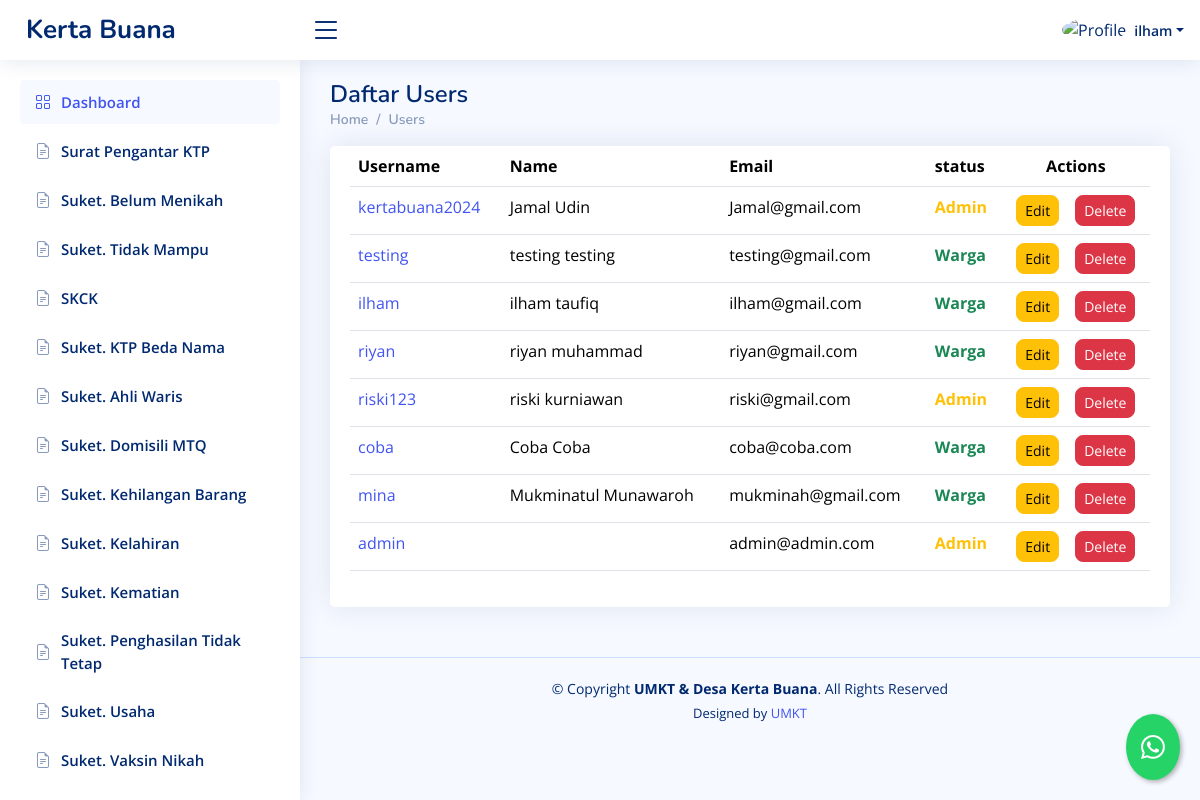
Screenshot of /dashboard/daftar-user/ (signed in) with the database file from the repository.
### dashboard/models.py (models this page shows, shortened)
class Profile(models.Model):
    user = models.OneToOneField(User, on_delete=models.CASCADE)
    nik = models.CharField(max_length=200)
    ktp = models.URLField(blank=True, null=True)

### dashboard/views.py (the view)
# urls.py: path('daftar-user/', daftaruser, name='daftar_user'),
@login_required
def daftaruser(request):
    template_name = "backend/daftaruser.html"
    profile = Profile.objects.all()
    context = {
        "profile":profile,
    }
    return render(request,template_name, context)

### templates/backend/daftaruser.html
{% extends "backend/base_ui.html" %} {% load static %} {% load custom_filters %} {% block konten %}
<div class="pagetitle">
  <h1>Daftar Users</h1>
  <nav>
    <ol class="breadcrumb">
      <li class="breadcrumb-item"><a href="{% url 'dashboard' %}">Home</a></li>
      <li class="breadcrumb-item">Users</li>
    </ol>
  </nav>
</div>
<section class="section">
  <div class="row">
    <div class="col-lg-12">
      <div class="card">
        <div class="card-body">
          <div class="table-responsive">
            <table class="table datatable">
              <thead>
                <tr>
                  <th>Username</th>
                  <th>Name</th>
                  <th>Email</th>
                  <th>status</th>
                  <th class="text-center">Actions</th>
                </tr>
              </thead>
              <tbody>
                {% for users in profile %}
                <tr>
                  <td><a href="{% url 'detail_user' users.user.id %}">{{ users.user.username }}</a></td>
                  <td>
                    {{ users.user.first_name }} {{ users.user.last_name }}
                  </td>
                  <td>{{ users.user.email }}</td>
                  {% if users.user.is_superuser %}
                  <td class="text-warning fw-bold">Admin</td>
                  {% else %}
                  <td class="text-success fw-bold">Warga</td>
                  {% endif %}
                  <td class="text-center">
                    <div
                      class="btn-group gap-3"
                      role="group"
                      aria-label="Action buttons"
                    >
                    <a
                    href="{% url 'edit_user' users.user.id %}"
                    class="text-decoration-none"
                  >
                    <button type="button" class="btn btn-warning btn-sm rounded-3">
                      Edit
                    </button>
                  </a>
                      <a
                        href="{% url 'hapus_user' users.user.id %}"
                        class="text-decoration-none"
                      >
                        <button
                          type="button"
                          class="btn btn-danger btn-sm rounded-3"
                        >
                          Delete
                        </button>
                      </a>
                    </div>
                  </td>
                </tr>
                {% endfor %}
              </tbody>
            </table>
          </div>
        </div>
      </div>
    </div>
  </div>
</section>
{% endblock konten %}

### templates/backend/base_ui.html (shortened to what this page needs)
{% load static %}
<!DOCTYPE html>
<html lang="en">
  <head>
    <link
      href="{% static 'backend/vendor/bootstrap/css/bootstrap.min.css'%}"
      rel="stylesheet"
    />
    <link
      href="{% static 'backend/vendor/bootstrap-icons/bootstrap-icons.css'%}"
      rel="stylesheet"
    />
    <link
      href="{% static 'backend/vendor/boxicons/css/boxicons.min.css'%}"
      rel="stylesheet"
    />
    <link
      href="{% static 'backend/vendor/quill/quill.snow.css'%}"
      rel="stylesheet"
    />
    <link
      href="{% static 'backend/vendor/quill/quill.bubble.css'%}"
      rel="stylesheet"
    />
    <link
      href="{% static 'backend/vendor/remixicon/remixicon.css'%}"
      rel="stylesheet"
    />
    <link
      href="{% static 'backend/vendor/simple-datatables/style.css'%}"
      rel="stylesheet"
    />
    <link href="{% static 'backend/css/style.css'%}" rel="stylesheet" />
  </head>
  <body>
    <header id="header" class="header fixed-top d-flex align-items-center">
      <div class="d-flex align-items-center justify-content-between">
        <a href="{% url 'welcome'%}" class="logo d-flex align-items-center">
          <span class="d-none d-lg-block">Kerta Buana</span>
        </a>
        <i class="bi bi-list toggle-sidebar-btn"></i>
      </div>
      <nav class="header-nav ms-auto">
        <ul class="d-flex align-items-center">
          <li class="nav-item dropdown pe-3">
            <a
              class="nav-link nav-profile d-flex align-items-center pe-0"
              href="#"
              data-bs-toggle="dropdown"
            >
              {% if user.is_superuser %}
              <img
                src="{% static 'backend/img/orang.png'%}"
                alt="Profile"
                class="rounded-circle"
              />
              {% else %}
              <img
                src="{% static 'backend/img/family.png'%}"
                alt="Profile"
                class="rounded-circle"
              />
              {% endif %}
              <span class="d-none d-md-block dropdown-toggle ps-2"
                >{{request.user.username}}</span
              > </a
            >
          </li>
        </ul>
      </nav>
    </header>
    <aside id="sidebar" class="sidebar">
      <ul class="sidebar-nav" id="sidebar-nav">
        <li class="nav-item">
          <a class="nav-link" href="{% url 'dashboard'%}">
            <i class="bi bi-grid"></i>
            <span>Dashboard</span>
          </a>
        </li>
        {% if user.is_superuser %}
        <li class="nav-item">
          <a
            class="nav-link collapsed"
            data-bs-target="#forms-nav"
            data-bs-toggle="collapse"
            href="#"
          >
            <i class="bi bi-journal-text"></i><span>Surat</span
            ><i class="bi bi-chevron-down ms-auto"></i>
          </a>
          <ul
            id="forms-nav"
            class="nav-content collapse"
            data-bs-parent="#sidebar-nav"
          >
            <li>
              <a href="{% url 'suketpermohonanktp' %}">
                <i class="bi bi-circle"></i><span>Surat Pengantar KTP</span>
              </a>
            </li>
            <li>
              <a href="{% url 'suketbelummenikah'%}">
                <i class="bi bi-circle"></i><span>Suket. Belum Menikah</span>
              </a>
            </li>
            <li>
              <a href="{% url 'sukettidakmampu'%}">
                <i class="bi bi-circle"></i><span>Suket. Tidak Mampu</span>
              </a>
            </li>
            <li>
              <a href="{% url 'skck'%}">
                <i class="bi bi-circle"></i><span>SKCK</span>
              </a>
            </li>
            <li>
              <a href="{% url 'suketktpbedanama'%}">
                <i class="bi bi-circle"></i><span>Suket. KTP Beda Nama</span>
              </a>
            </li>
            <li>
              <a href="{% url 'suketahliwaris' %}">
                <i class="bi bi-circle"></i><span>Suket. Ahli Waris</span>
              </a>
            </li>
            <li>
              <a href="{% url 'suketMTQ'%}">
                <i class="bi bi-circle"></i><span>Suket. Domisili MTQ</span>
              </a>
            </li>
            <li>
              <a href="{% url 'suketkehilangan' %}">
                <i class="bi bi-circle"></i
                ><span>Suket. Kehilangan Barang</span>
              </a>
            </li>
            <li>
              <a href="{% url 'suketkelahiran' %}">
                <i class="bi bi-circle"></i><span>Suket. Kelahiran</span>
              </a>
            </li>
            <li>
              <a href="{% url 'suketkematian' %}">
                <i class="bi bi-circle"></i><span>Suket. Kematian</span>
              </a>
            </li>
            <li>
              <a href="{% url 'suketpenghasilantidaktetap' %}">
                <i class="bi bi-circle"></i
                ><span>Suket. Penghasilan Tidak Tetap</span>
              </a>
            </li>
            <li>
              <a href="{% url 'suketusaha' %}">
                <i class="bi bi-circle"></i><span>Suket. Usaha</span>
              </a>
            </li>
            <li>
              <a href="{% url 'suketvaksinnikah' %}">
                <i class="bi bi-circle"></i><span>Suket. Vaksin Nikah</span>
              </a>
            </li>
            <li>
              <a href="{% url 'suketpindahnikah' %}">
                <i class="bi bi-circle"></i><span>Suket. Pindah Nikah</span>
              </a>
            </li>
            <li>
              <a href="{% url 'suketrekkeltani' %}">
                <i class="bi bi-circle"></i><span>Suket. Kelompok Tani</span>
              </a>
            </li>
          </ul>
        </li>
        {% else %}
        <li class="nav-item">
          <a class="nav-link collapsed" href="{% url 'suketpermohonanktp' %}">
            <i class="bi bi-file-earmark-text"></i
            ><span>Surat Pengantar KTP</span>
          </a>
        </li>
        <li class="nav-item">
          <a class="nav-link collapsed" href="{% url 'suketbelummenikah'%}">
            <i class="bi bi-file-earmark-text"></i
            ><span>Suket. Belum Menikah</span>
          </a>
        </li>
        <li class="nav-item">
          <a class="nav-link collapsed" href="{% url 'sukettidakmampu'%}">
            <i class="bi bi-file-earmark-text"></i
            ><span>Suket. Tidak Mampu</span>
          </a>
        </li>
        <li class="nav-item">
          <a class="nav-link collapsed" href="{% url 'skck'%}">
            <i class="bi bi-file-earmark-text"></i><span>SKCK</span>
          </a>
        </li>
        <li class="nav-item">
          <a class="nav-link collapsed" href="{% url 'suketktpbedanama'%}">
            <i class="bi bi-file-earmark-text"></i
            ><span>Suket. KTP Beda Nama</span>
          </a>
        </li>
        <li class="nav-item">
          <a class="nav-link collapsed" href="{% url 'suketahliwaris' %}">
            <i class="bi bi-file-earmark-text"></i
            ><span>Suket. Ahli Waris</span>
          </a>
        </li>
        <li class="nav-item">
          <a class="nav-link collapsed" href="{% url 'suketMTQ'%}">
            <i class="bi bi-file-earmark-text"></i
            ><span>Suket. Domisili MTQ</span>
          </a>
        </li>
        <li class="nav-item">
          <a class="nav-link collapsed" href="{% url 'suketkehilangan' %}">
            <i class="bi bi-file-earmark-text"></i
            ><span>Suket. Kehilangan Barang</span>
          </a>
        </li>
        <li class="nav-item">
          <a class="nav-link collapsed" href="{% url 'suketkelahiran' %}">
            <i class="bi bi-file-earmark-text"></i><span>Suket. Kelahiran</span>
          </a>
        </li>
        <li class="nav-item">
          <a class="nav-link collapsed" href="{% url 'suketkematian' %}">
            <i class="bi bi-file-earmark-text"></i><span>Suket. Kematian</span>
          </a>
        </li>
        <li class="nav-item">
          <a
            class="nav-link collapsed"
            href="{% url 'suketpenghasilantidaktetap' %}"
          >
            <i class="bi bi-file-earmark-text"></i
            ><span>Suket. Penghasilan Tidak Tetap</span>
          </a>
        </li>
        <li class="nav-item">
          <a class="nav-link collapsed" href="{% url 'suketusaha' %}">
            <i class="bi bi-file-earmark-text"></i><span>Suket. Usaha</span>
          </a>
        </li>
        <li class="nav-item">
          <a class="nav-link collapsed" href="{% url 'suketvaksinnikah' %}">
            <i class="bi bi-file-earmark-text"></i
            ><span>Suket. Vaksin Nikah</span>
          </a>
        </li>
        <li class="nav-item">
          <a class="nav-link collapsed" href="{% url 'suketpindahnikah' %}">
          </a>
        </li>
        {% endif %}
      </ul>
    </aside>
    <main id="main" class="main">
      {% block konten %}{% endblock konten %}
    </main>
    <footer id="footer" class="footer">
      <div class="copyright">
        &copy; Copyright <strong><span>UMKT & Desa Kerta Buana</span></strong
        >. All Rights Reserved
      </div>
      <div class="credits">
        Designed by <a href="https://www.umkt.ac.id/">UMKT</a>
      </div>
    </footer>
    <a
      href="https://wa.me/6282255462424?text=Halo,%20saya%20{{ request.user.last_name }}%20dengan%20nik%20{{ request.user.nik }}"
      class="whatsapp-float"
      target="_blank"
      title="Hubungi kami via WhatsApp"
    >
      <i class="bi bi-whatsapp"></i>
    </a>
  </body>
</html>

### static/backend/css/style.css (style rules this page uses)
:root { scroll-behavior: smooth; }
body { font-family: "Open Sans", sans-serif; background: #f6f9ff; color: #444444; }
a { color: #4154f1; text-decoration: none; }
h1, h2, h3, h4, h5, h6 { font-family: "Nunito", sans-serif; }
#main { margin-top: 60px; padding: 20px 30px; transition: all 0.3s; }
.pagetitle { margin-bottom: 10px; }
.pagetitle h1 { font-size: 24px; margin-bottom: 0; font-weight: 600; color: #012970; }
.card { margin-bottom: 30px; border: none; border-radius: 5px; box-shadow: 0px 0 30px rgba(1, 41, 112, 0.1); }
.card-body { padding: 0 20px 20px 20px; }
.breadcrumb { font-size: 14px; font-family: "Nunito", sans-serif; color: #899bbd; font-weight: 600; }
.breadcrumb a { color: #899bbd; transition: 0.3s; }
.breadcrumb .breadcrumb-item::before { color: #899bbd; }
.logo { line-height: 1; }
@media (min-width: 1200px) { .logo { width: 280px; } }
.logo span { font-size: 26px; font-weight: 700; color: #012970; font-family: "Nunito", sans-serif; }
.header { transition: all 0.5s; z-index: 997; height: 60px; box-shadow: 0px 2px 20px rgba(1, 41, 112, 0.1); background-color: #fff; padding-left: 20px; }
.header .toggle-sidebar-btn { font-size: 32px; padding-left: 10px; cursor: pointer; color: #012970; }
.header-nav ul { list-style: none; }
.header-nav>ul { margin: 0; padding: 0; }
.header-nav .nav-profile { color: #012970; }
.header-nav .nav-profile img { max-height: 36px; }
.header-nav .nav-profile span { font-size: 14px; font-weight: 600; }
.sidebar { position: fixed; top: 60px; left: 0; bottom: 0; width: 300px; z-index: 996; transition: all 0.3s; padding: 20px; overflow-y: auto; scrollbar-width: thin; scrollbar-color: #aab7cf transparent; box-shadow: 0px 0px 20px rgba(1, 41, 112, 0.1); background-color: #fff; }
@media (min-width: 1200px) { #main, #footer { margin-left: 300px; } }
.sidebar-nav { padding: 0; margin: 0; list-style: none; }
.sidebar-nav li { padding: 0; margin: 0; list-style: none; }
.sidebar-nav .nav-item { margin-bottom: 5px; }
.sidebar-nav .nav-link { display: flex; align-items: center; font-size: 15px; font-weight: 600; color: #4154f1; transition: 0.3; background: #f6f9ff; padding: 10px 15px; border-radius: 4px; }
.sidebar-nav .nav-link i { font-size: 16px; margin-right: 10px; color: #4154f1; }
.sidebar-nav .nav-link.collapsed { color: #012970; background: #fff; }
.sidebar-nav .nav-link.collapsed i { color: #899bbd; }
.footer { padding: 20px 0; font-size: 14px; transition: all 0.3s; border-top: 1px solid #cddfff; }
.footer .copyright { text-align: center; color: #012970; }
.footer .credits { padding-top: 5px; text-align: center; font-size: 13px; color: #012970; }
.whatsapp-float { position: fixed; bottom: 20px; right: 20px; background-color: #25D366; color: white; border-radius: 50%; padding: 15px; box-shadow: 2px 2px 5px rgba(0, 0, 0, 0.3); z-index: 1000; font-size: 24px; transition: all 0.3s ease; }
.whatsapp-float i { margin-right: 0; }

### rows the page displays
Profile: user.username "kertabuana2024", user.first_name "Jamal", user.last_name "Udin", user.email "Jamal@gmail.com", shows "Admin"
Profile: user.username "testing", user.first_name "testing", user.last_name "testing", user.email "testing@gmail.com", shows "Warga"
Profile: user.username "ilham", user.first_name "ilham", user.last_name "taufiq", user.email "ilham@gmail.com", shows "Warga"
Profile: user.username "riyan", user.first_name "riyan", user.last_name "muhammad", user.email "riyan@gmail.com", shows "Warga"
Profile: user.username "riski123", user.first_name "riski", user.last_name "kurniawan", user.email "riski@gmail.com", shows "Admin"
Profile: user.username "coba", user.first_name "Coba", user.last_name "Coba", user.email "coba@coba.com", shows "Warga"
Profile: user.username "mina", user.first_name "Mukminatul", user.last_name "Munawaroh", user.email "mukminah@gmail.com", shows "Warga"
Profile: user.username "admin", user.email "admin@admin.com", shows "Admin"

### other values shown
{{ request.user.username }} "ilham"
